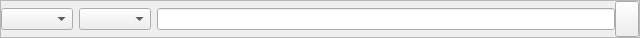
<?xml version="1.0" encoding="UTF-8"?>
<ui version="4.0">
 <class>SmartPlaylistSearchTermWidget</class>
 <widget class="QWidget" name="SmartPlaylistSearchTermWidget">
  <property name="geometry">
   <rect>
    <x>0</x>
    <y>0</y>
    <width>640</width>
    <height>38</height>
   </rect>
  </property>
  <property name="sizePolicy">
   <sizepolicy hsizetype="Preferred" vsizetype="Fixed">
    <horstretch>0</horstretch>
    <verstretch>0</verstretch>
   </sizepolicy>
  </property>
  <property name="windowTitle">
   <string>Form</string>
  </property>
  <layout class="QVBoxLayout" name="verticalLayout">
   <property name="spacing">
    <number>0</number>
   </property>
   <property name="leftMargin">
    <number>0</number>
   </property>
   <property name="topMargin">
    <number>0</number>
   </property>
   <property name="rightMargin">
    <number>0</number>
   </property>
   <property name="bottomMargin">
    <number>0</number>
   </property>
   <item>
    <widget class="QFrame" name="frame">
     <property name="frameShape">
      <enum>QFrame::StyledPanel</enum>
     </property>
     <property name="frameShadow">
      <enum>QFrame::Raised</enum>
     </property>
     <layout class="QHBoxLayout" name="horizontalLayout_2">
      <property name="spacing">
       <number>0</number>
      </property>
      <property name="leftMargin">
       <number>0</number>
      </property>
      <property name="topMargin">
       <number>0</number>
      </property>
      <property name="rightMargin">
       <number>0</number>
      </property>
      <property name="bottomMargin">
       <number>0</number>
      </property>
      <item>
       <widget class="QFrame" name="container">
        <layout class="QHBoxLayout" name="horizontalLayout">
         <property name="spacing">
          <number>6</number>
         </property>
         <property name="leftMargin">
          <number>0</number>
         </property>
         <property name="topMargin">
          <number>0</number>
         </property>
         <property name="rightMargin">
          <number>0</number>
         </property>
         <property name="bottomMargin">
          <number>0</number>
         </property>
         <item>
          <widget class="QComboBox" name="field"/>
         </item>
         <item>
          <widget class="QComboBox" name="op"/>
         </item>
         <item>
          <widget class="QStackedWidget" name="value_stack">
           <widget class="QWidget" name="page_text">
            <layout class="QVBoxLayout" name="verticalLayout_2">
             <property name="spacing">
              <number>0</number>
             </property>
             <property name="leftMargin">
              <number>0</number>
             </property>
             <property name="topMargin">
              <number>0</number>
             </property>
             <property name="rightMargin">
              <number>0</number>
             </property>
             <property name="bottomMargin">
              <number>0</number>
             </property>
             <item>
              <widget class="QLineEdit" name="value_text"/>
             </item>
            </layout>
           </widget>
           <widget class="QWidget" name="page_empty">
            <layout class="QVBoxLayout" name="verticalLayout_2">
             <property name="spacing">
              <number>0</number>
             </property>
             <property name="leftMargin">
              <number>0</number>
             </property>
             <property name="topMargin">
              <number>0</number>
             </property>
             <property name="rightMargin">
              <number>0</number>
             </property>
             <property name="bottomMargin">
              <number>0</number>
             </property>
            </layout>
           </widget>
           <widget class="QWidget" name="page_rating">
            <layout class="QVBoxLayout" name="verticalLayout_6">
             <property name="spacing">
              <number>0</number>
             </property>
             <property name="leftMargin">
              <number>0</number>
             </property>
             <property name="topMargin">
              <number>0</number>
             </property>
             <property name="rightMargin">
              <number>0</number>
             </property>
             <property name="bottomMargin">
              <number>0</number>
             </property>
            </layout>
           </widget>
           <widget class="QWidget" name="page_time">
            <layout class="QVBoxLayout" name="verticalLayout_5">
             <property name="spacing">
              <number>0</number>
             </property>
             <property name="leftMargin">
              <number>0</number>
             </property>
             <property name="topMargin">
              <number>0</number>
             </property>
             <property name="rightMargin">
              <number>0</number>
             </property>
             <property name="bottomMargin">
              <number>0</number>
             </property>
             <item>
              <widget class="QTimeEdit" name="value_time">
               <property name="displayFormat">
                <string notr="true">mm:ss</string>
               </property>
              </widget>
             </item>
            </layout>
           </widget>
           <widget class="QWidget" name="page_number">
            <layout class="QVBoxLayout" name="verticalLayout_3">
             <property name="spacing">
              <number>0</number>
             </property>
             <property name="leftMargin">
              <number>0</number>
             </property>
             <property name="topMargin">
              <number>0</number>
             </property>
             <property name="rightMargin">
              <number>0</number>
             </property>
             <property name="bottomMargin">
              <number>0</number>
             </property>
             <item>
              <widget class="QSpinBox" name="value_number">
               <property name="maximum">
                <number>1000000</number>
               </property>
              </widget>
             </item>
            </layout>
           </widget>
           <widget class="QWidget" name="page_date">
            <layout class="QVBoxLayout" name="verticalLayout_4">
             <property name="spacing">
              <number>0</number>
             </property>
             <property name="leftMargin">
              <number>0</number>
             </property>
             <property name="topMargin">
              <number>0</number>
             </property>
             <property name="rightMargin">
              <number>0</number>
             </property>
             <property name="bottomMargin">
              <number>0</number>
             </property>
             <item>
              <widget class="QDateEdit" name="value_date">
               <property name="calendarPopup">
                <bool>true</bool>
               </property>
              </widget>
             </item>
            </layout>
           </widget>
           <widget class="QWidget" name="page_date_numeric">
            <layout class="QHBoxLayout" name="horizontalLayout_3">
             <property name="topMargin">
              <number>0</number>
             </property>
             <property name="bottomMargin">
              <number>0</number>
             </property>
             <item>
              <widget class="QSpinBox" name="value_date_numeric">
               <property name="minimum">
                <number>1</number>
               </property>
               <property name="maximum">
                <number>999</number>
               </property>
              </widget>
             </item>
             <item>
              <widget class="QComboBox" name="date_type"/>
             </item>
            </layout>
           </widget>
           <widget class="QWidget" name="page_date_relative">
            <layout class="QHBoxLayout" name="horizontalLayout_4">
             <property name="topMargin">
              <number>0</number>
             </property>
             <property name="bottomMargin">
              <number>0</number>
             </property>
             <item>
              <widget class="QSpinBox" name="value_date_numeric1">
               <property name="minimum">
                <number>0</number>
               </property>
               <property name="maximum">
                <number>999</number>
               </property>
               <property name="value">
                <number>1</number>
               </property>
              </widget>
             </item>
             <item>
              <widget class="QLabel" name="label">
               <property name="sizePolicy">
                <sizepolicy hsizetype="Fixed" vsizetype="Preferred">
                 <horstretch>0</horstretch>
                 <verstretch>0</verstretch>
                </sizepolicy>
               </property>
               <property name="text">
                <string>and</string>
               </property>
               <property name="alignment">
                <set>Qt::AlignCenter</set>
               </property>
              </widget>
             </item>
             <item>
              <widget class="QSpinBox" name="value_date_numeric2">
               <property name="minimum">
                <number>1</number>
               </property>
               <property name="maximum">
                <number>999</number>
               </property>
               <property name="value">
                <number>2</number>
               </property>
              </widget>
             </item>
             <item>
              <widget class="QComboBox" name="date_type_relative"/>
             </item>
             <item>
              <widget class="QLabel" name="label_2">
               <property name="sizePolicy">
                <sizepolicy hsizetype="Fixed" vsizetype="Preferred">
                 <horstretch>0</horstretch>
                 <verstretch>0</verstretch>
                </sizepolicy>
               </property>
               <property name="text">
                <string>ago</string>
               </property>
              </widget>
             </item>
            </layout>
           </widget>
          </widget>
         </item>
        </layout>
       </widget>
      </item>
      <item>
       <widget class="QToolButton" name="remove">
        <property name="sizePolicy">
         <sizepolicy hsizetype="Minimum" vsizetype="Expanding">
          <horstretch>0</horstretch>
          <verstretch>0</verstretch>
         </sizepolicy>
        </property>
       </widget>
      </item>
     </layout>
    </widget>
   </item>
  </layout>
 </widget>
 <resources/>
 <connections/>
</ui>
